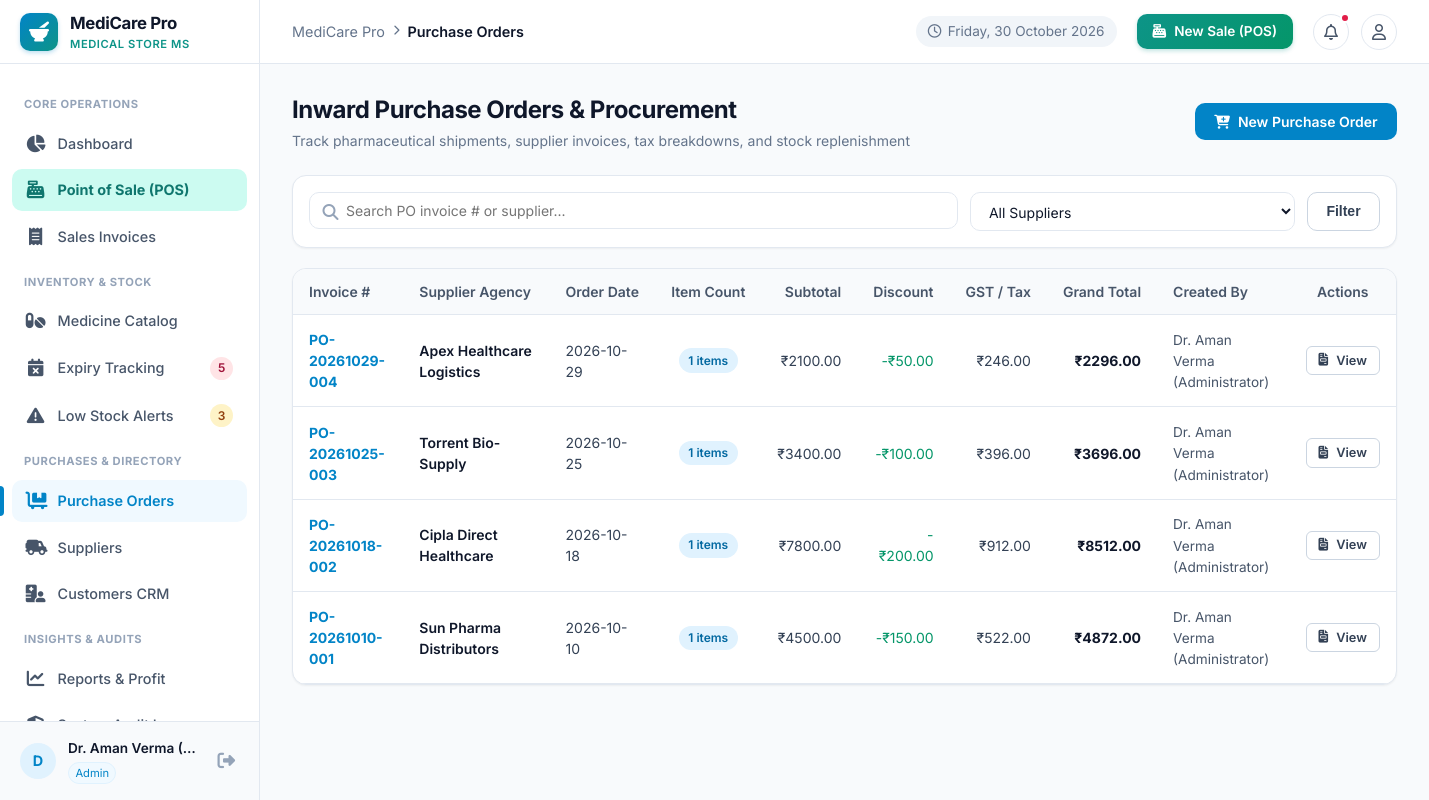
/purchases/ (signed in), run on the app's committed database.
### tables this page shows
CREATE TABLE purchases (
    id INTEGER PRIMARY KEY AUTOINCREMENT,
    invoice_number TEXT UNIQUE NOT NULL,
    supplier_id INTEGER NOT NULL REFERENCES suppliers(id),
    purchase_date DATE NOT NULL,
    subtotal REAL NOT NULL DEFAULT 0.0,
    discount REAL NOT NULL DEFAULT 0.0,
    tax REAL NOT NULL DEFAULT 0.0,
    grand_total REAL NOT NULL DEFAULT 0.0,
    payment_status TEXT NOT NULL DEFAULT 'Paid',
    notes TEXT,
    created_by INTEGER REFERENCES users(id),
    created_at TIMESTAMP DEFAULT CURRENT_TIMESTAMP
);

### routes/purchases.py (the view)
@purchases_bp.route('/')
@login_required
def index():
    search = request.args.get('search', '').strip()
    supplier_id = request.args.get('supplier_id', '')
    query = """
        SELECT p.*, s.name as supplier_name, u.full_name as created_by_name,
               COUNT(pi.id) as item_count
        FROM purchases p
        JOIN suppliers s ON p.supplier_id = s.id
        LEFT JOIN users u ON p.created_by = u.id
        LEFT JOIN purchase_items pi ON p.id = pi.purchase_id
        WHERE 1=1
    """
    params = []
    if search:
        query += " AND (p.invoice_number LIKE ? OR s.name LIKE ?)"
        like_term = f"%{search}%"
        params.extend([like_term, like_term])
    if supplier_id:
        query += " AND p.supplier_id = ?"
        params.append(supplier_id)
    query += " GROUP BY p.id ORDER BY p.purchase_date DESC, p.id DESC"
    purchases = query_db(query, params)
    suppliers = query_db("SELECT id, name FROM suppliers WHERE is_active = 1 ORDER BY name ASC")
    return render_template(
        'purchases/index.html',
        purchases=purchases,
        suppliers=suppliers,
        search=search,
        selected_supplier=supplier_id
    )

### database.py (called while the page is built)
def get_db():
    try:
        if 'db' not in g or g.db is None:
            db_path = current_app.config.get('DATABASE_PATH', Config.DATABASE_PATH)
            g.db = sqlite3.connect(db_path)
            g.db.row_factory = sqlite3.Row
            g.db.execute("PRAGMA foreign_keys = ON;")
        return g.db
    except (RuntimeError, AttributeError):
        conn = sqlite3.connect(Config.DATABASE_PATH)
        conn.row_factory = sqlite3.Row
        conn.execute("PRAGMA foreign_keys = ON;")
        return conn

def query_db(query, args=(), one=False):
    db = get_db()
    cur = db.execute(query, args)
    rv = cur.fetchall()
    cur.close()
    return (rv[0] if rv else None) if one else rv

### routes/auth.py (called while the page is built)
def login_required(view):
    @wraps(view)
    def wrapped_view(**kwargs):
        if 'user_id' not in session:
            flash("Please sign in to access this page.", "warning")
            return redirect(url_for('auth.login', next=request.path))
        return view(**kwargs)
    return wrapped_view

### templates/purchases/index.html (shortened to what this page needs)
{% extends 'base.html' %}
{% block breadcrumb %}Purchase Orders{% endblock %}
{% block content %}
<div class="page-header">
  <div class="page-title-box">
    <h1>Inward Purchase Orders &amp; Procurement</h1>
    <p class="page-subtitle">Track pharmaceutical shipments, supplier invoices, tax breakdowns, and stock replenishment</p>
  </div>
  <div class="page-actions">
    <a href="{{ url_for('purchases.new') }}" class="btn btn-primary">
      <i class="fa-solid fa-cart-plus"></i>
      <span>New Purchase Order</span>
    </a>
  </div>
</div>
<div class="card" style="margin-bottom: 1.25rem;">
  <div class="card-body" style="padding: 1rem;">
    <form method="GET" action="{{ url_for('purchases.index') }}" style="display: flex; gap: 0.75rem; flex-wrap: wrap;">
      <div style="flex: 2; min-width: 240px; position: relative;">
        <input type="text" name="search" class="form-control" placeholder="Search PO invoice # or supplier..." value="{{ search }}" style="padding-left: 2.25rem;">
        <i class="fa-solid fa-magnifying-glass" style="position: absolute; left: 0.85rem; top: 50%; transform: translateY(-50%); color: var(--slate-400);"></i>
      </div>
      <div style="flex: 1; min-width: 200px;">
        <select name="supplier_id" class="form-select">
          <option value="">All Suppliers</option>
        </select>
      </div>
      <button type="submit" class="btn btn-secondary">Filter</button>
    </form>
  </div>
</div>
<div class="card">
  <div class="table-responsive">
    <table class="data-table">
      <thead>
        <tr>
          <th>Invoice #</th>
          <th>Supplier Agency</th>
          <th>Order Date</th>
          <th style="text-align: center;">Item Count</th>
          <th style="text-align: right;">Subtotal</th>
          <th style="text-align: right;">Discount</th>
          <th style="text-align: right;">GST / Tax</th>
          <th style="text-align: right;">Grand Total</th>
          <th>Created By</th>
          <th style="text-align: center;">Actions</th>
        </tr>
      </thead>
      <tbody>
        {% if purchases %}
          {% for p in purchases %}
          <tr>
            <td>
              <a href="{{ url_for('purchases.invoice', id=p.id) }}" style="font-weight: 700; color: var(--primary);">
                {{ p.invoice_number }}
              </a>
            </td>
            <td>
              <span style="font-weight: 600; color: var(--slate-900);">{{ p.supplier_name }}</span>
            </td>
            <td>{{ p.purchase_date }}</td>
            <td style="text-align: center;">
              <span class="badge badge-info">{{ p.item_count }} items</span>
            </td>
            <td style="text-align: right;">₹{{ "%.2f"|format(p.subtotal) }}</td>
            <td style="text-align: right; color: var(--emerald);">-₹{{ "%.2f"|format(p.discount) }}</td>
            <td style="text-align: right;">₹{{ "%.2f"|format(p.tax) }}</td>
            <td style="text-align: right; font-weight: 700; color: var(--slate-900);">
              ₹{{ "%.2f"|format(p.grand_total) }}
            </td>
            <td>
              <span style="font-size: 0.85rem; color: var(--slate-600);">{{ p.created_by_name or 'System' }}</span>
            </td>
            <td style="text-align: center;">
              <a href="{{ url_for('purchases.invoice', id=p.id) }}" class="btn btn-sm btn-secondary" title="View &amp; Print Purchase Invoice">
                <i class="fa-solid fa-file-invoice"></i> View
              </a>
            </td>
          </tr>
          {% endfor %}
        {% endif %}
      </tbody>
    </table>
  </div>
</div>
{% endblock %}

### static/css/style.css (style rules this page uses)
:root { --primary: #0284c7; --primary-hover: #0369a1; --primary-light: #e0f2fe; --primary-subtle: #f0f9ff; --teal: #0d9488; --teal-hover: #0f766e; --teal-light: #ccfbf1; --emerald: #059669; --emerald-light: #d1fae5; --emerald-dark: #065f46; --rose: #e11d48; --rose-light: #ffe4e6; --rose-dark: #9f1239; --amber: #d97706; --amber-light: #fef3c7; --amber-dark: #92400e; --slate-50: #f8fafc; --slate-100: #f1f5f9; --slate-200: #e2e8f0; --slate-300: #cbd5e1; --slate-400: #94a3b8; --slate-500: #64748b; --slate-600: #475569; --slate-700: #334155; --slate-800: #1e293b; --slate-900: #0f172a; --bg-main: #f8fafc; --card-bg: #ffffff; --border-color: #e2e8f0; --text-main: #1e293b; --text-muted: #64748b; --radius-sm: 6px; --radius-md: 10px; --radius-lg: 14px; --radius-full: 9999px; --shadow-sm: 0 1px 2px 0 rgb(0 0 0 / 0.05); --shadow-md: 0 4px 6px -1px rgb(0 0 0 / 0.07), 0 2px 4px -2px rgb(0 0 0 / 0.05); --shadow-lg: 0 10px 15px -3px rgb(0 0 0 / 0.08), 0 4px 6px -4px rgb(0 0 0 / 0.04); --sidebar-width: 260px; --topbar-height: 64px; --font-family: 'Inter', system-ui, -apple-system, BlinkMacSystemFont, 'Segoe UI', Roboto, sans-serif; }
*, *::before, *::after { box-sizing: border-box; margin: 0; padding: 0; }
body { font-family: var(--font-family); background-color: var(--bg-main); color: var(--text-main); line-height: 1.5; -webkit-font-smoothing: antialiased; }
a { color: var(--primary); text-decoration: none; transition: color 0.15s ease; }
.page-header { display: flex; align-items: center; justify-content: space-between; margin-bottom: 1.5rem; flex-wrap: wrap; gap: 1rem; }
.page-title-box h1 { font-size: 1.5rem; font-weight: 700; color: var(--slate-900); letter-spacing: -0.02em; }
.page-subtitle { font-size: 0.875rem; color: var(--slate-500); margin-top: 0.15rem; }
.page-actions { display: flex; align-items: center; gap: 0.75rem; flex-wrap: wrap; }
.btn { display: inline-flex; align-items: center; justify-content: center; gap: 0.5rem; padding: 0.55rem 1.15rem; font-size: 0.875rem; font-weight: 600; border-radius: var(--radius-md); cursor: pointer; border: 1px solid transparent; transition: all 0.15s ease; line-height: 1.25; }
.btn-primary { background-color: var(--primary); color: white; }
.btn-secondary { background-color: #ffffff; border-color: var(--slate-300); color: var(--slate-700); }
.btn-sm { padding: 0.35rem 0.75rem; font-size: 0.8rem; border-radius: var(--radius-sm); }
.card { background: var(--card-bg); border: 1px solid var(--border-color); border-radius: var(--radius-lg); box-shadow: var(--shadow-sm); overflow: hidden; margin-bottom: 1.5rem; }
.card-body { padding: 1.25rem; }
.table-responsive { width: 100%; overflow-x: auto; }
.data-table { width: 100%; border-collapse: collapse; font-size: 0.875rem; text-align: left; }
.data-table th { background: var(--slate-50); padding: 0.75rem 1rem; font-weight: 600; color: var(--slate-600); border-bottom: 1px solid var(--border-color); white-space: nowrap; }
.data-table td { padding: 0.85rem 1rem; border-bottom: 1px solid var(--border-color); color: var(--slate-700); vertical-align: middle; }
.badge { display: inline-flex; align-items: center; gap: 0.35rem; padding: 0.2rem 0.6rem; font-size: 0.75rem; font-weight: 600; border-radius: var(--radius-full); }
.badge-info { background-color: var(--primary-light); color: var(--primary-hover); }
.form-control { width: 100%; padding: 0.55rem 0.85rem; font-size: 0.875rem; font-family: inherit; color: var(--slate-900); background-color: #ffffff; border: 1px solid var(--border-color); border-radius: var(--radius-md); transition: border-color 0.15s ease, box-shadow 0.15s ease; }
.form-select { width: 100%; padding: 0.55rem 0.85rem; font-size: 0.875rem; font-family: inherit; color: var(--slate-900); background-color: #ffffff; border: 1px solid var(--border-color); border-radius: var(--radius-md); appearance: auto; }

### data on the page
purchases: invoice_number "PO-20261029-004", supplier_name "Apex Healthcare Logistics", purchase_date "2026-10-29", item_count "1", subtotal "2100.00", discount "50.00", tax "246.00", grand_total "2296.00", created_by_name "Dr. Aman Verma (Administrator)"
purchases: invoice_number "PO-20261025-003", supplier_name "Torrent Bio-Supply", purchase_date "2026-10-25", item_count "1", subtotal "3400.00", discount "100.00", tax "396.00", grand_total "3696.00", created_by_name "Dr. Aman Verma (Administrator)"
purchases: invoice_number "PO-20261018-002", supplier_name "Cipla Direct Healthcare", purchase_date "2026-10-18", item_count "1", subtotal "7800.00", discount "200.00", tax "912.00", grand_total "8512.00", created_by_name "Dr. Aman Verma (Administrator)"
purchases: invoice_number "PO-20261010-001", supplier_name "Sun Pharma Distributors", purchase_date "2026-10-10", item_count "1", subtotal "4500.00", discount "150.00", tax "522.00", grand_total "4872.00", created_by_name "Dr. Aman Verma (Administrator)"

### other printed values
{{ nav_urgent_expiry_count }} "5"
{{ nav_low_stock_count }} "3"
{{ user.name[:1] if user.name else 'U' }} "D"
{{ user.name }} "Dr. Aman Verma (…"
{{ user.role }} "Admin"
